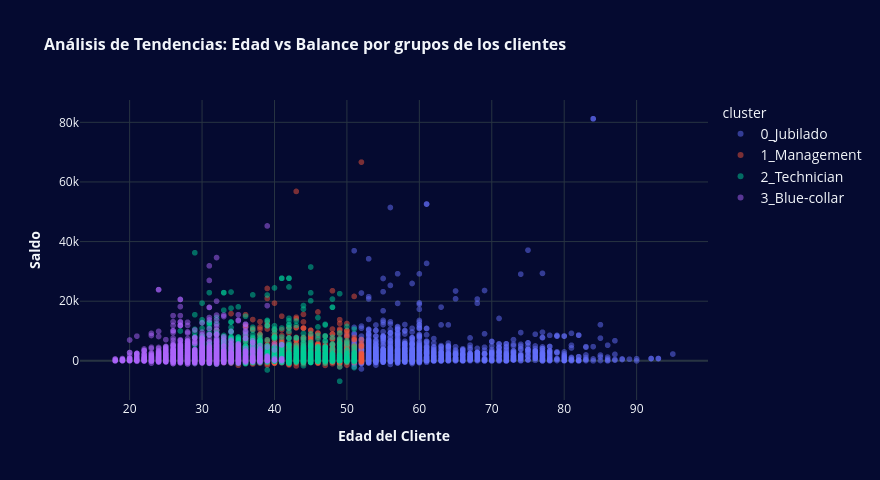

The notebook cell this image was saved under:
### Code cell
fig = px.scatter(
    df,
    x='age',
    y='balance',
      color=df['cluster'].astype(str),
    opacity=0.5,
    # color_discrete_map={'1': '#e74c3c', '0': '#2ecc71'},
    labels={
        'age': "<b>Edad del Cliente</b>", 
        'balance': "<b>Saldo</b>", 
        'color': "<b>Grupos de los clientes</b>"  
    },
    title="<b>Análisis de Tendencias: Edad vs Balance por grupos de los clientes</b>",
)

fig.update_layout(
    width=880,  
    height=480,
    title_font={'size': 16},
    legend_font={'size': 14},
    legend_title_font={'size': 14},
)

fig.update_xaxes(title_font={'size': 14}, tickfont={'size': 12})
fig.update_yaxes(title_font={'size': 14}, tickfont={'size': 12})

fig.show()

### Figure 1 — Plotly figure (JSON) as saved in the notebook; plotly's stock layout.template omitted (floating-point values rounded to 4 significant figures; data arrays with more than 128 entries replaced by an {"elided": "..."} marker saying what was removed)
{"data": [{"hovertemplate": "cluster=0_Jubilado<br><b>Edad del Cliente</b>=%{x}<br><b>Saldo</b>=%{y}<extra></extra>", "legendgroup": "0_Jubilado", "marker": {"color": "#636efa", "opacity": 0.5, "symbol": "circle"}, "mode": "markers", "name": "0_Jubilado", "showlegend": true, "type": "scattergl", "x": {"elided": "2319 int values"}, "xaxis": "x", "y": {"elided": "2319 int values"}, "yaxis": "y"}, {"hovertemplate": "cluster=1_Management<br><b>Edad del Cliente</b>=%{x}<br><b>Saldo</b>=%{y}<extra></extra>", "legendgroup": "1_Management", "marker": {"color": "#EF553B", "opacity": 0.5, "symbol": "circle"}, "mode": "markers", "name": "1_Management", "showlegend": true, "type": "scattergl", "x": {"elided": "3199 int values"}, "xaxis": "x", "y": {"elided": "3199 int values"}, "yaxis": "y"}, {"hovertemplate": "cluster=2_Technician<br><b>Edad del Cliente</b>=%{x}<br><b>Saldo</b>=%{y}<extra></extra>", "legendgroup": "2_Technician", "marker": {"color": "#00cc96", "opacity": 0.5, "symbol": "circle"}, "mode": "markers", "name": "2_Technician", "showlegend": true, "type": "scattergl", "x": {"elided": "2573 int values"}, "xaxis": "x", "y": {"elided": "2573 int values"}, "yaxis": "y"}, {"hovertemplate": "cluster=3_Blue-collar<br><b>Edad del Cliente</b>=%{x}<br><b>Saldo</b>=%{y}<extra></extra>", "legendgroup": "3_Blue-collar", "marker": {"color": "#ab63fa", "opacity": 0.5, "symbol": "circle"}, "mode": "markers", "name": "3_Blue-collar", "showlegend": true, "type": "scattergl", "x": {"elided": "2896 int values"}, "xaxis": "x", "y": {"elided": "2896 int values"}, "yaxis": "y"}], "layout": {"height": 480, "legend": {"font": {"size": 14}, "title": {"font": {"size": 14}, "text": "cluster"}, "tracegroupgap": 0}, "title": {"font": {"size": 16}, "text": "<b>Análisis de Tendencias: Edad vs Balance por grupos de los clientes</b>"}, "width": 880, "xaxis": {"anchor": "y", "domain": [0, 1], "tickfont": {"size": 12}, "title": {"font": {"size": 14}, "text": "<b>Edad del Cliente</b>"}}, "yaxis": {"anchor": "x", "domain": [0, 1], "tickfont": {"size": 12}, "title": {"font": {"size": 14}, "text": "<b>Saldo</b>"}}}}
